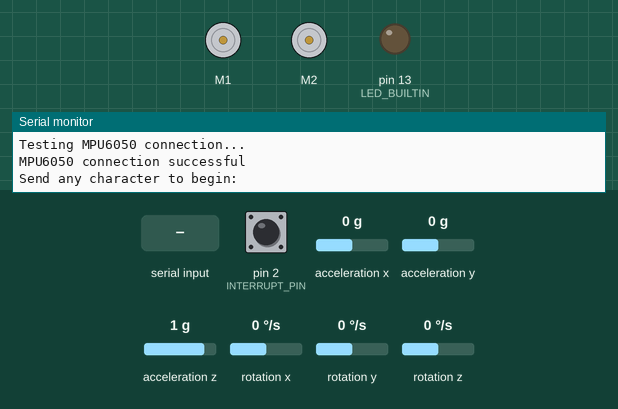
Recording of a program running on a simulated Arduino Uno, built with avr-gcc and run on an emulated ATmega328P. On the bench: 2 × DC motor (green arrow = forward, orange = backward, longer = faster), output pins drawn as LEDs (lit = HIGH), the last lines printed to the serial monitor. Dashed ring = blinking. The inputs (shaded band) are chosen by the test bench; at power-on: acceleration x 0 g, acceleration y 0 g, acceleration z 1 g, rotation z 0 °/s, pin 2 (INTERRUPT_PIN) LOW, rotation x 0 °/s, rotation y 0 °/s. The sensor or clock chip raises its interrupt line as the real part does.

Above: at 0.9 s.
1.0 s: "1\n" received over Serial
At 2.68 s:
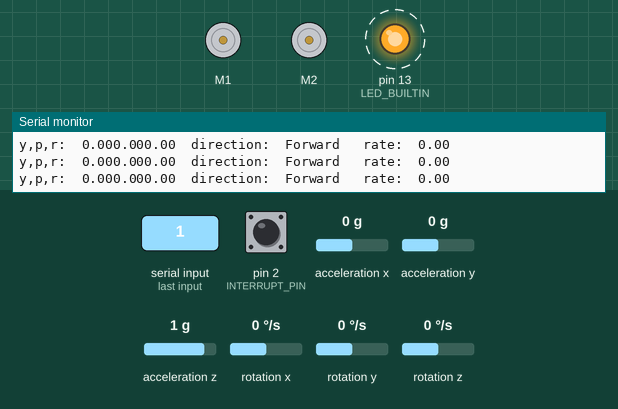
4.0 s: acceleration x set to 0.8 g
At 5.54 s:
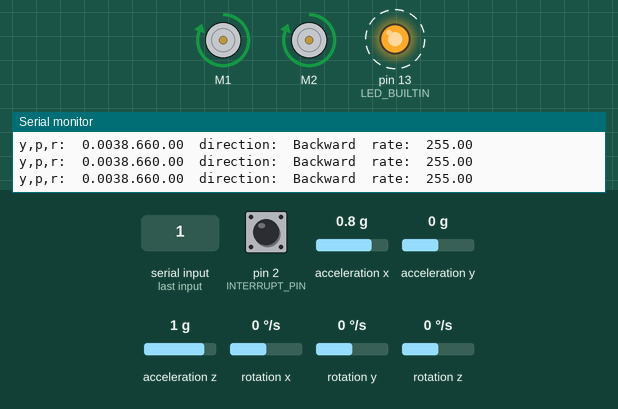
7.0 s: acceleration y set to -0.8 g
At 8.5 s:
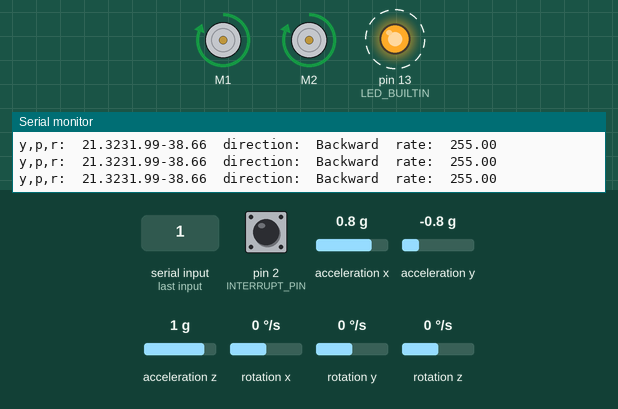
10.0 s: acceleration z set to -1.4 g
At 10.86 s:
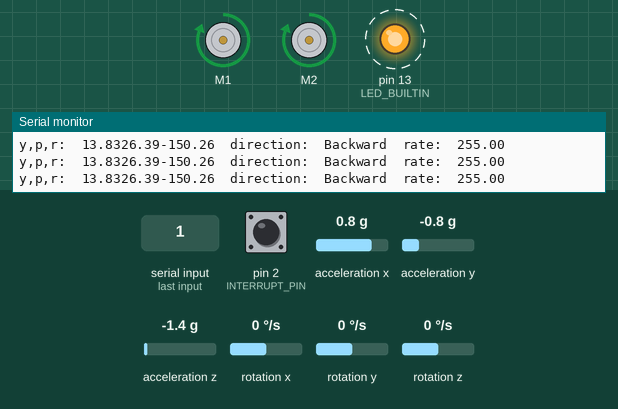
13.0 s: acceleration x set to -1.4 g
At 13.87 s:
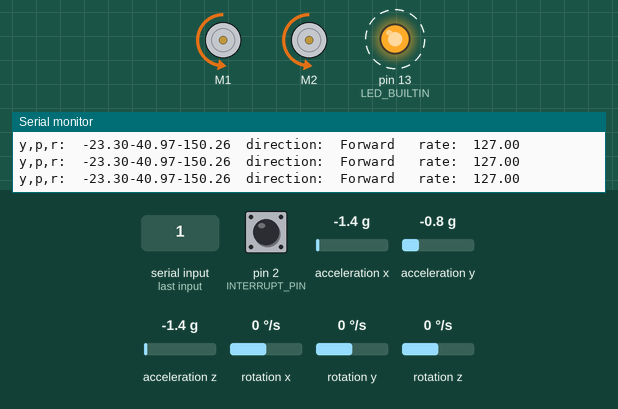
16.0 s: rotation z set to -192 °/s
Timing chart, 0 to 22.9 s (numbered marks = the images above; inputs shaded):
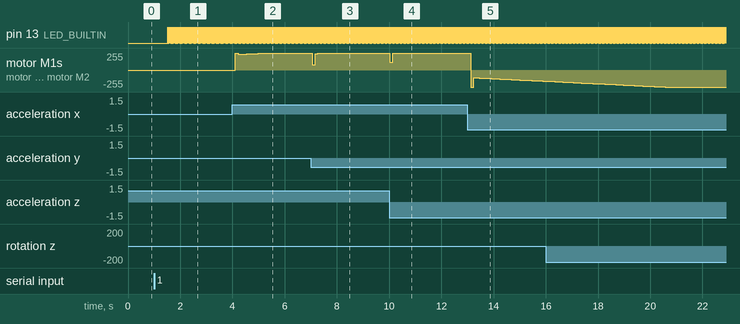

The program:

main.cpp
```cpp
#include <Arduino.h>
#include "I2Cdev.h"
#include "MPU6050_6Axis_MotionApps20.h"
#include "QuickPID.h"
#include "AFMotor.h"

/*---
---
---
---
MPU 6050 Declarations and Variables
---
---
---
---*/

MPU6050 mpu;

#define OUTPUT_READABLE_YAWPITCHROLL
#define DEBUG_MODE

int const INTERRUPT_PIN = 2;  // Define the interruption #0 pin
bool blinkState;

/*---MPU6050 Control/Status Variables---*/
bool DMPReady = false;  // Set true if DMP init was successful
uint8_t MPUIntStatus;   // Holds actual interrupt status byte from MPU
uint8_t devStatus;      // Return status after each device operation (0 = success, !0 = error)
uint16_t packetSize;    // Expected DMP packet size (default is 42 bytes)
uint8_t FIFOBuffer[64]; // FIFO storage buffer

/*---Orientation/Motion Variables---*/
Quaternion q;           // [w, x, y, z]         Quaternion container
VectorInt16 aa;         // [x, y, z]            Accel sensor measurements
VectorInt16 gy;         // [x, y, z]            Gyro sensor measurements
VectorInt16 aaReal;     // [x, y, z]            Gravity-free accel sensor measurements
VectorInt16 aaWorld;    // [x, y, z]            World-frame accel sensor measurements
VectorFloat gravity;    // [x, y, z]            Gravity vector
float euler[3];         // [psi, theta, phi]    Euler angle container
float ypr[3];           // [yaw, pitch, roll]   Yaw/Pitch/Roll container and gravity vector

/*-Packet structure for InvenSense teapot demo-*/
uint8_t teapotPacket[14] = { '$', 0x02, 0, 0, 0, 0, 0, 0, 0, 0, 0x00, 0x00, '\r', '\n' };

/*------Interrupt detection routine------*/
volatile bool MPUInterrupt = false;     // Indicates whether MPU6050 interrupt pin has gone high

/*---
---
---
---
PID Control Declarations and Variables
---
---
---
---*/

//Define Variables we'll be connecting to
float Setpoint, Input, Output;
float Kp = 6, Ki = .5, Kd = 2.5;

//Specify PID links
QuickPID myPID(&Input, &Output, &Setpoint);

/*---
---
---
---
Motor Controller Declarations and Variables
---
---
---
---*/

AF_DCMotor motor_left(1);
AF_DCMotor motor_right(2);

void DMPDataReady() {
  MPUInterrupt = true;
}

void setupMPU6050() {
  #if I2CDEV_IMPLEMENTATION == I2CDEV_ARDUINO_WIRE
    Wire.begin();
    Wire.setClock(400000); // 400kHz I2C clock. Comment on this line if having compilation difficulties
  #elif I2CDEV_IMPLEMENTATION == I2CDEV_BUILTIN_FASTWIRE
    Fastwire::setup(400, true);
  #endif

  Serial.begin(115200); //115200 is required for Teapot Demo output
  while (!Serial);

  /*Initialize device*/
  Serial.println(F("Initializing I2C devices..."));
  mpu.initialize();
  pinMode(INTERRUPT_PIN, INPUT);

  /*Verify connection*/
  Serial.println(F("Testing MPU6050 connection..."));
  if(mpu.testConnection() == false){
    Serial.println("MPU6050 connection failed");
    while(true);
  }
  else {
    Serial.println("MPU6050 connection successful");
  }

  /*Wait for Serial input*/
  Serial.println(F("\nSend any character to begin: "));
  while (Serial.available() && Serial.read()); // Empty buffer
  while (!Serial.available());                 // Wait for data
  while (Serial.available() && Serial.read()); // Empty buffer again

  /*Print Calibrations*/
  mpu.CalibrateAccel(20);
  mpu.CalibrateGyro(20);
  mpu.PrintActiveOffsets();

  /* Initializate and configure the DMP*/
  Serial.println(F("Initializing DMP..."));
  devStatus = mpu.dmpInitialize();

  /* Supply your gyro offsets here, scaled for min sensitivity */
  mpu.setXGyroOffset(-13.00000);
  mpu.setYGyroOffset(42.00000);
  mpu.setZGyroOffset(16.00000);
  mpu.setXAccelOffset(-1084.00000);
  mpu.setYAccelOffset(-344.00000);
  mpu.setZAccelOffset(1708.00000);

  /* Making sure it worked (returns 0 if so) */
  if (devStatus == 0) {
    mpu.CalibrateAccel(6);  // Calibration Time: generate offsets and calibrate our MPU6050
    mpu.CalibrateGyro(6);
    Serial.println("These are the Active offsets: ");
    mpu.PrintActiveOffsets();
    Serial.println(F("Enabling DMP..."));   //Turning ON DMP
    mpu.setDMPEnabled(true);

    /*Enable Arduino interrupt detection*/
    Serial.print(F("Enabling interrupt detection (Arduino external interrupt "));
    Serial.print(digitalPinToInterrupt(INTERRUPT_PIN));
    Serial.println(F(")..."));
    attachInterrupt(digitalPinToInterrupt(INTERRUPT_PIN), DMPDataReady, RISING);
    MPUIntStatus = mpu.getIntStatus();

    /* Set the DMP Ready flag so the main loop() function knows it is okay to use it */
    Serial.println(F("DMP ready! Waiting for first interrupt..."));
    DMPReady = true;
    packetSize = mpu.dmpGetFIFOPacketSize(); //Get expected DMP packet size for later comparison
  }
  else {
    Serial.print(F("DMP Initialization failed (code ")); //Print the error code
    Serial.print(devStatus);
    Serial.println(F(")"));
    // 1 = initial memory load failed
    // 2 = DMP configuration updates failed
  }
  pinMode(LED_BUILTIN, OUTPUT);
}

void setupPID() {
  Input = 0;
  Setpoint = 0;

  //apply PID gains
  myPID.SetTunings(Kp, Ki, Kd);

  //turn the PID on
  myPID.SetMode(myPID.Control::automatic);
  myPID.SetOutputLimits(-255, 255);
}

void setupMotorController() {
  motor_left.setSpeed(0);
  motor_right.setSpeed(0);
}

float readPitch() {
  float pitch;
  float yaw;
  float roll;

  /* Read a packet from FIFO */
  if (mpu.dmpGetCurrentFIFOPacket(FIFOBuffer)) { // Get the Latest packet
    #ifdef OUTPUT_READABLE_YAWPITCHROLL
      yaw = ypr[0] * 180/M_PI;
      pitch = ypr[1] * 180/M_PI;
      roll = ypr[2] * 180/M_PI;

      #ifdef DEBUG_MODE
      Serial.print("y,p,r:\t");
      Serial.print(yaw);
      Serial.print(pitch);
      Serial.print(roll);
      #endif

      /* Display Euler angles in degrees */
      mpu.dmpGetQuaternion(&q, FIFOBuffer);
      mpu.dmpGetGravity(&gravity, &q);
      mpu.dmpGetYawPitchRoll(ypr, &q, &gravity);
    #endif
    /* Blink LED to indicate activity */
  blinkState = !blinkState;
  digitalWrite(LED_BUILTIN, blinkState);
  }

  return pitch;
}

float computePID() {
  Input = readPitch();
  myPID.Compute();
  return Output;
}

void controlDCMotors(int PIDvalue) {
  float rate = abs(PIDvalue);
  float direction = (PIDvalue >= 0);

  motor_left.setSpeed(rate);
  motor_right.setSpeed(rate);
  motor_left.run(direction ? BACKWARD : FORWARD);
  motor_right.run(direction ? BACKWARD : FORWARD);

  #ifdef DEBUG_MODE
  Serial.print("\tdirection:\t");
  Serial.print(direction ? "Forward " : "Backward");
  Serial.print("\trate:\t");
  Serial.println(rate);
  #endif
}

void setup() {
  setupMPU6050();
  setupPID();
  setupMotorController();
}

void loop() {
  if (!DMPReady) return; // Stop the program if DMP programming fails.
  computePID();
  controlDCMotors(Output);
}
```

Measured:
- after the input at 1.0 s, pin 13 (LED_BUILTIN): alternates HIGH for 0.01 s and LOW for 0.01 s, starting after 0.52 s
- after the input at 4.0 s, motor M1, motor M2: stopped → forward 255/255 after 0.11 s, → forward 235/255 0.11 s later, → forward 237/255 0.11 s later, → forward 239/255 0.11 s later, … (12 changes in this stretch)
- after the input at 7.0 s, motor M1, motor M2: forward 255/255 → forward 79/255 after 0.06 s, → forward 247/255 0.11 s later, → forward 248/255 0.11 s later, → forward 250/255 0.10 s later, … (7 changes in this stretch)
- after the input at 10.0 s, motor M1, motor M2: forward 255/255 → forward 114/255 at once, → forward 255/255 0.11 s later
- after the input at 13.0 s, motor M1, motor M2: forward 255/255 → backward 255/255 after 0.13 s, → backward 117/255 0.11 s later, → backward 119/255 0.11 s later, → backward 121/255 0.11 s later, … (26 changes in this stretch)
